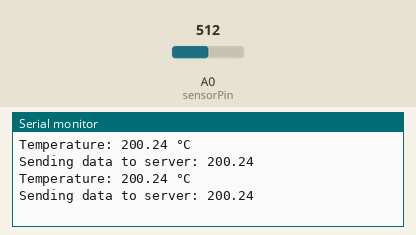
Bench run of a sketch on a simulated Arduino Uno, built with avr-gcc and run on an emulated ATmega328P. Shown: the last lines printed to the serial monitor. The test bench sets the inputs (shaded band); at power-on: A0 (sensorPin) = 512.

Above: at 2.8 s.
2.9 s: A0 (sensorPin) set to 716
At 5.2 s:
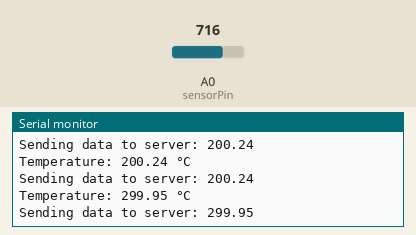
5.6 s: A0 (sensorPin) set to 900
At 7.0 s:
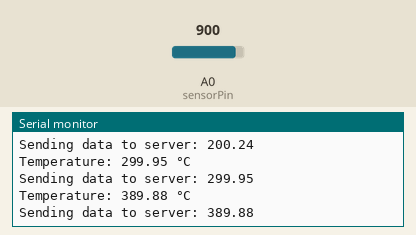
Timing chart, 0 to 8.6 s (numbered marks = the images above; inputs shaded):
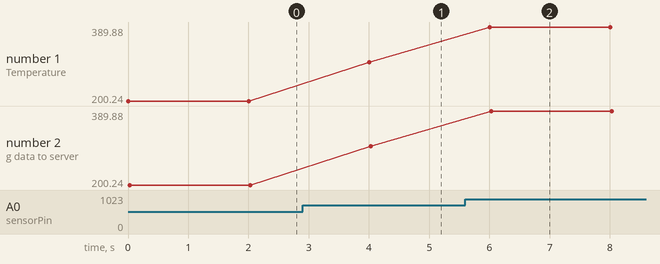

The sketch:

virtual_sensor.ino
```cpp
const int sensorPin = A0;
float voltage, temperatureC;

void setup() {
  Serial.begin(9600);
}

void loop() {
  int sensorValue = analogRead(sensorPin);
  voltage = sensorValue * (5.0 / 1023.0);
  temperatureC = (voltage - 0.5) * 100.0;

  Serial.print("Temperature: ");
  Serial.print(temperatureC);
  Serial.println(" °C");

  // Simulate wireless transmission
  Serial.print("Sending data to server: ");
  Serial.println(temperatureC);

  delay(2000); // 2-second delay
}
```

Measured:
- after the input at 2.9 s, the serial monitor: prints a new line after 1.1 s (image 1)
- after the input at 5.6 s, the serial monitor: prints a new line after 0.40 s (image 2)
- plotted number 1: 200.24 → 299.95 after the input at 2.9 s, 299.95 → 389.88 after the input at 5.6 s
- plotted number 2: 200.24 → 299.95 after the input at 2.9 s, 299.95 → 389.88 after the input at 5.6 s
